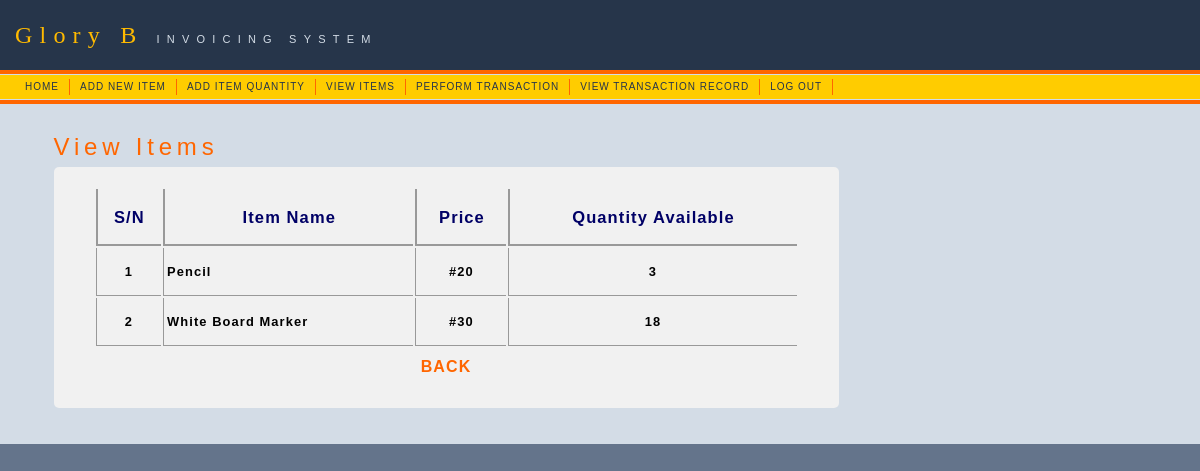
The page /main/view_item.php on the database its author committed.
### tables this page shows
CREATE TABLE `item` (
  `item_id` int(4) NOT NULL auto_increment,
  `item_name` varchar(20) NOT NULL,
  `quantity` varchar(5) NOT NULL,
  `price` varchar(10) NOT NULL,
  PRIMARY KEY  (`item_id`),
  UNIQUE KEY `item_name` (`item_name`)
);

### main/view_item.php (the view, shortened to what this page needs)
<!DOCTYPE html PUBLIC "-//W3C//DTD XHTML 1.0 Transitional//EN" "http://www.w3.org/TR/xhtml1/DTD/xhtml1-transitional.dtd">
<html xmlns="http://www.w3.org/1999/xhtml">
<head>
<link rel="stylesheet" href="../asset/mm_training.css" type="text/css" />
</head>
<body bgcolor="#64748B">
<table id="table" width="100%" border="0" cellspacing="0" cellpadding="0">
	<tr bgcolor="#26354A">
	<td width="15" nowrap="nowrap"><img src="../asset/mm_spacer.gif" alt="" width="15" height="1" border="0" /></td>
	<td height="70" colspan="2" class="logo" nowrap="nowrap">Glory B  <span class="tagline">INVOICING SYSTEM </span></td>
	<td width="100%">&nbsp;</td>
	</tr>
	<tr bgcolor="#FF6600">
	<td colspan="4"><img src="../asset/mm_spacer.gif" alt="" width="1" height="4" border="0" /></td>
	</tr>
	<tr bgcolor="#D3DCE6">
	<td colspan="4"><img src="asset/mm_spacer.gif" alt="" width="1" height="1" border="0" /></td>
	</tr>
	<tr bgcolor="#FFCC00">
	<td width="15" nowrap="nowrap">&nbsp;</td>
	<td width="705" colspan="2" height="24">
	<table border="0" cellpadding="0" cellspacing="0" id="navigation">
        <tr>
          <td class="navText" align="center" nowrap="nowrap"><a href="index.php">HOME</a></td>
		  <td class="navText" align="center" nowrap="nowrap"><a href="add_item.php">ADD NEW ITEM</a></td>
		  <td class="navText" align="center" nowrap="nowrap"><a href="add_quant.php">ADD ITEM QUANTITY</a></td>
		  <td class="navText" align="center" nowrap="nowrap"><a href="view_item.php">VIEW ITEMS</a></td>
		  <td class="navText" align="center" nowrap="nowrap"><a href="trans.php">PERFORM TRANSACTION</a></td>
		  		  <td class="navText" align="center" nowrap="nowrap"><a href="view_rec.php">VIEW TRANSACTION RECORD</a></td>
		  <td class="navText" align="center" nowrap="nowrap"><a href="../index.php">LOG OUT</a></td>
        </tr>
      </table>	</td>
	<td width="100%">&nbsp;</td>
	</tr>
	<tr bgcolor="#D3DCE6">
	<td colspan="4"><img src="asset/mm_spacer.gif" alt="" width="1" height="1" border="0" /></td>
	</tr>
	<tr bgcolor="#FF6600">
	<td colspan="4"><img src="asset/mm_spacer.gif" alt="" width="1" height="4" border="0" /></td>
	</tr>
	<tr bgcolor="#D3DCE6">
	<td colspan="4"><img src="asset/mm_spacer.gif" alt="" width="1" height="1" border="0" /></td>
	</tr>
	<tr bgcolor="#D3DCE6">
	<td width="15" valign="top">&nbsp;</td>
	<td width="35"><img src="asset/mm_spacer.gif" alt="" width="35" height="1" border="0" /></td>
	<td width="710" valign="top"><br />
	&nbsp;<br />
	<table border="0" cellspacing="0" cellpadding="2" width="500">
		<tr>
		<td class="pageName">View Items  </td>
		</tr>
		<tr>
		<td class="bodyText">
<div align="center">
   <div align="center" class="content">
<?php
$sql="SELECT * FROM item ORDER BY item_id DESC";
$result=mysql_query($sql);
?>
<table width="705" height="71" cellpadding="3">
  <tr>
    <th id="th" scope="col"><h2 class="style1">S/N</h2></th>
    <th id="th" scope="col"><h2 class="style1">Item Name</h2></th>
    <th id="th" scope="col"><h2 class="style1">Price</h2></th>
    <th id="th" scope="col"><h2 class="style1">Quantity Available</h2></th>
  </tr>
  <?php
  $i=1;
  while($rows=mysql_fetch_assoc($result)){
  ?>
  <tr>
    <td id="td"><h3 align="center"><?php echo $i++; ?></h3></td>
    <td id="td"><h3><?php echo $rows['item_name']; ?></h3></td>
    <td id="td"><h3 align="center">#<?php echo $rows['price']; ?></h3></td>
    <td id="td"><h3 align="center"><?php echo $rows['quantity']; ?></h3></td>
  </tr>
  <?php
  }
  ?>
   <tr>
    <td id="back" colspan="4" align="center"><a href="index.php">BACK</a></td>
  </tr>
</table>
</div>
</div>
		<br /></td>
		</tr>
	</table>
	 <br />	</td>
	<td>&nbsp;</td>
	</tr>
	<tr>
	<td width="15">&nbsp;<br />
	&nbsp;<br />	</td>
    <td width="35">&nbsp;</td>
    <td width="710">&nbsp;</td>
	<td width="100%">&nbsp;</td>
  </tr>
</table>
</body>
</html>

### asset/mm_training.css (style rules this page uses)
body { margin:0px; }
td { font:11px Arial, Helvetica, sans-serif; color:#000000; }
a { color: #FF6600; font-weight:bold; text-decoration:none; }
#navigation a { font:10px Arial, Helvetica, sans-serif; color: #26354A; text-decoration: none; letter-spacing:.1em; line-height:16px; display:block; padding: 0px 10px; border-right:1px solid #FF6600; }
.logo { font:24px Times New Roman, Times, serif; color: #FFBA00; letter-spacing:.3em; line-height:26px; }
.tagline { font: 11px Arial, Helvetica, sans-serif; color: #D3DCE6; line-height:16px; }
.bodyText { font:11px Arial, Helvetica, sans-serif; line-height:22px; color:#26354A; letter-spacing:.1em; }
.pageName { font:24px Arial, Helvetica, sans-serif; color: #FF6600; letter-spacing:.2em; line-height:32px; }
.navText { font:10px Arial, Helvetica, sans-serif; color: #26354A; letter-spacing:.1em; line-height:16px; }

### main/view_item.php (style rules this page uses)
#back { font-size:16px; border-radius:5px; color: white; padding:10px; }
.content { width:100%; background-color: #f1f1f1; padding: 20px; border-radius:5px; }
#td { border-bottom:1px solid #999999; border-left:1px solid #999999; }
#th { border-bottom:2px solid #999999; border-left:2px solid #999999; }
.style1 { color: #000066 }

### rows shown on the page
item: item_name "Pencil", price "20", quantity "3"
item: item_name "White Board Marker", price "30", quantity "18"
